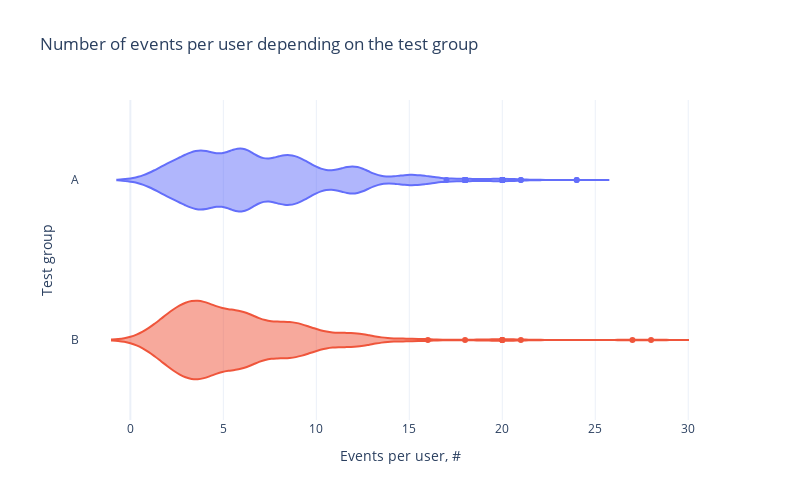

Notebook code cell kept with this figure:
### Markdown cell above
Разница все еще есть, но не такая большая, как на прошлом графике: в группе А на всем промежутке теста было больше событий на человека, чем в группе В.

Посмотрим на общее поведение пользователей.

### Code cell
df_temp = (
    pd.pivot_table(
        data=df_summary,
        index=['user_id', 'group'],
        values='event_name',
        aggfunc='count'
    )
    .reset_index()
    .rename_axis('index', axis=1)
    .rename(columns={'event_name': 'event_count'})
)

fig = px.violin(
    df_temp,
    y='group',
    x='event_count',
    color='group',
    # spanmode='hard',
    title='Number of events per user depending on the test group',
    labels=dict(group='Test group', event_count='Events per user, #'),
    width=FIG_WIDTH * 100,
    height=FIG_HEIGHT * 100,
    template='plotly_white',
)
fig.update_traces(showlegend=False)
fig.show()

display(
    round(
        pd.pivot_table(data=df_temp, index='user_id', columns='group')
        .reset_index()
        .droplevel(level=0, axis=1)
        .describe()
        .T, 2
    )
)

### Figure 1 — Plotly figure (JSON) as saved in the notebook; plotly's stock layout.template omitted (floating-point values rounded to 4 significant figures; data arrays with more than 128 entries replaced by an {"elided": "..."} marker saying what was removed)
{"data": [{"alignmentgroup": "True", "box": {"visible": false}, "hovertemplate": "Test group=%{y}<br>Events per user, #=%{x}<extra></extra>", "legendgroup": "A", "marker": {"color": "#636efa"}, "name": "A", "offsetgroup": "A", "orientation": "h", "scalegroup": "True", "showlegend": false, "type": "violin", "x": {"elided": "2082 int values"}, "x0": " ", "xaxis": "x", "y": {"elided": "2082 str values"}, "y0": " ", "yaxis": "y"}, {"alignmentgroup": "True", "box": {"visible": false}, "hovertemplate": "Test group=%{y}<br>Events per user, #=%{x}<extra></extra>", "legendgroup": "B", "marker": {"color": "#EF553B"}, "name": "B", "offsetgroup": "B", "orientation": "h", "scalegroup": "True", "showlegend": false, "type": "violin", "x": {"elided": "706 int values"}, "x0": " ", "xaxis": "x", "y": {"elided": "706 str values"}, "y0": " ", "yaxis": "y"}], "layout": {"height": 500, "legend": {"title": {"text": "Test group"}, "tracegroupgap": 0}, "title": {"text": "Number of events per user depending on the test group"}, "violinmode": "overlay", "width": 800, "xaxis": {"anchor": "y", "domain": [0, 1], "title": {"text": "Events per user, #"}}, "yaxis": {"anchor": "x", "categoryarray": ["B", "A"], "categoryorder": "array", "domain": [0, 1], "title": {"text": "Test group"}}}}
